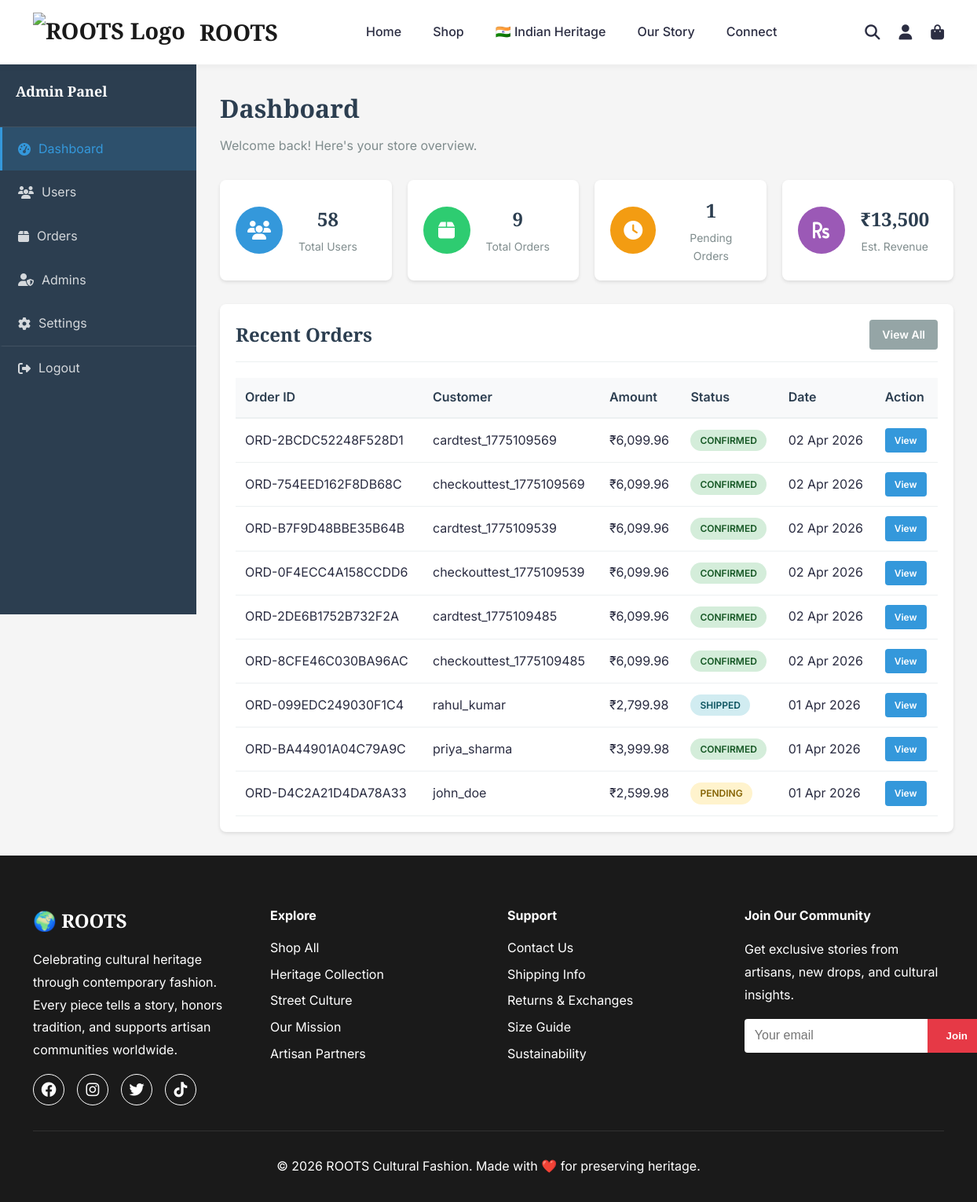
Screenshot of /admin/dashboard (signed in) with the database file from the repository.
### models/__init__.py (models this page shows, shortened)
class Order(db.Model):
    __tablename__ = 'orders'
    id = db.Column(db.Integer, primary_key=True)
    order_number = db.Column(db.String(50), unique=True, nullable=False, index=True)
    user_id = db.Column(db.Integer, db.ForeignKey('users.id'), nullable=False)
    status = db.Column(db.String(20), default='pending')
    subtotal_amount = db.Column(db.Float, nullable=False, default=0)
    discount_amount = db.Column(db.Float, default=0)
    coupon_code = db.Column(db.String(50))
    total_amount = db.Column(db.Float, nullable=False)
    shipping_address_id = db.Column(db.Integer, db.ForeignKey('addresses.id'))
    shipping_address = db.relationship('Address', foreign_keys=[shipping_address_id])
    created_at = db.Column(db.DateTime, default=lambda: datetime.now(timezone.utc))
    updated_at = db.Column(db.DateTime, default=lambda: datetime.now(timezone.utc),
                          onupdate=lambda: datetime.now(timezone.utc))
    items = db.relationship('OrderItem', backref='order', lazy='dynamic')

class User(db.Model):
    __tablename__ = 'users'
    id = db.Column(db.Integer, primary_key=True)
    email = db.Column(db.String(120), unique=True, nullable=False, index=True)
    username = db.Column(db.String(80), unique=True, nullable=False, index=True)
    password_hash = db.Column(db.String(255), nullable=False)
    first_name = db.Column(db.String(50))
    last_name = db.Column(db.String(50))
    phone = db.Column(db.String(20))
    is_active = db.Column(db.Boolean, default=True)
    is_verified = db.Column(db.Boolean, default=False)
    created_at = db.Column(db.DateTime, default=lambda: datetime.now(timezone.utc))
    updated_at = db.Column(db.DateTime, default=lambda: datetime.now(timezone.utc),
                          onupdate=lambda: datetime.now(timezone.utc))
    last_login = db.Column(db.DateTime)
    orders = db.relationship('Order', backref='user', lazy='dynamic')
    addresses = db.relationship('Address', backref='user', lazy='dynamic')

### controllers/admin_controller.py (the view)
@admin_bp.route('/dashboard')
@admin_required
def dashboard():
    from models import User, Order, db
    total_users = db.session.query(User).count()
    total_orders = db.session.query(Order).count()
    pending_orders = db.session.query(Order).filter_by(status='pending').count()
    recent_orders = OrderRepository.find_all(page=1, per_page=10)
    return render_template('admin/dashboard.html',
                         total_users=total_users,
                         total_orders=total_orders,
                         pending_orders=pending_orders,
                         recent_orders=recent_orders.items)

### app.py (called while the page is built)
@app.after_request
def add_cache_headers(response):
    if request.path.startswith('/static/'):
        response.cache_control.max_age = 2592000
        response.cache_control.public = True
    elif request.endpoint in ['home', 'shop', 'about', 'contact', 'indian_heritage', 'design_gallery']:
        response.cache_control.max_age = 3600
        response.cache_control.public = True
    return response

@app.before_request
def redirect_to_custom_domain():
    if env == 'production':
        if 'indian-heritage-fashion.onrender.com' in request.url:
            new_url = request.url.replace('indian-heritage-fashion.onrender.com', 'www.rootsfashion.in')
            return redirect(new_url, code=301)

@app.context_processor
def inject_now():
    return {'now': datetime.now(timezone.utc)}

@app.context_processor
def inject_user():
    try:
        user_info = {
            'is_authenticated': 'user_id' in session,
            'is_admin': 'admin_id' in session,
            'username': session.get('username') or session.get('admin_username'),
            'user_id': session.get('user_id'),
            'admin_id': session.get('admin_id')
        }
    except RuntimeError:
        user_info = {
            'is_authenticated': False,
            'is_admin': False,
            'username': None,
            'user_id': None,
            'admin_id': None
        }
    return {'current_user': user_info}

### repositories/__init__.py (called while the page is built)
    @staticmethod
    def find_all(page: int = 1, per_page: int = 20):
        return Order.query.order_by(Order.created_at.desc()).paginate(
            page=page, per_page=per_page, error_out=False
        )

### templates/admin/dashboard.html (shortened to what this page needs)
{% extends "base.html" %}
{% block content %}
<div class="admin-container">
    <aside class="admin-sidebar">
        <div class="sidebar-header">
            <h3>Admin Panel</h3>
        </div>
        <nav class="admin-nav">
            <a href="{{ url_for('admin.dashboard') }}" class="nav-item active">
                <i class="fas fa-tachometer-alt"></i> Dashboard
            </a>
            <a href="{{ url_for('admin.users') }}" class="nav-item">
                <i class="fas fa-users"></i> Users
            </a>
            <a href="{{ url_for('admin.orders') }}" class="nav-item">
                <i class="fas fa-box"></i> Orders
            </a>
            <a href="{{ url_for('admin.admins') }}" class="nav-item">
                <i class="fas fa-user-shield"></i> Admins
            </a>
            <a href="{{ url_for('admin.settings') }}" class="nav-item">
                <i class="fas fa-cog"></i> Settings
            </a>
            <a href="{{ url_for('auth.logout') }}" class="nav-item logout">
                <i class="fas fa-sign-out-alt"></i> Logout
            </a>
        </nav>
    </aside>
    <main class="admin-content">
        <div class="admin-header">
            <h1>Dashboard</h1>
            <p>Welcome back! Here's your store overview.</p>
        </div>
        <div class="stats-grid">
            <div class="stat-card">
                <div class="stat-icon users">
                    <i class="fas fa-users"></i>
                </div>
                <div class="stat-details">
                    <h3>{{ total_users }}</h3>
                    <p>Total Users</p>
                </div>
            </div>
            <div class="stat-card">
                <div class="stat-icon orders">
                    <i class="fas fa-box"></i>
                </div>
                <div class="stat-details">
                    <h3>{{ total_orders }}</h3>
                    <p>Total Orders</p>
                </div>
            </div>
            <div class="stat-card">
                <div class="stat-icon pending">
                    <i class="fas fa-clock"></i>
                </div>
                <div class="stat-details">
                    <h3>{{ pending_orders }}</h3>
                    <p>Pending Orders</p>
                </div>
            </div>
            <div class="stat-card">
                <div class="stat-icon revenue">
                    <i class="fas fa-rupee-sign"></i>
                </div>
                <div class="stat-details">
                    <h3>₹{{ '{:,.0f}'.format(total_orders * 1500) }}</h3>
                    <p>Est. Revenue</p>
                </div>
            </div>
        </div>
        <div class="content-section">
            <div class="section-header">
                <h2>Recent Orders</h2>
                <a href="{{ url_for('admin.orders') }}" class="btn btn-secondary">View All</a>
            </div>
            {% if recent_orders %}
            <table class="admin-table">
                <thead>
                    <tr>
                        <th>Order ID</th>
                        <th>Customer</th>
                        <th>Amount</th>
                        <th>Status</th>
                        <th>Date</th>
                        <th>Action</th>
                    </tr>
                </thead>
                <tbody>
                    {% for order in recent_orders %}
                    <tr>
                        <td>{{ order.order_number }}</td>
                        <td>{{ order.user.username }}</td>
                        <td>₹{{ '{:,.2f}'.format(order.total_amount) }}</td>
                        <td>
                            <span class="status-badge status-{{ order.status }}">
                                {{ order.status.upper() }}
                            </span>
                        </td>
                        <td>{{ order.created_at.strftime('%d %b %Y') }}</td>
                        <td>
                            <a href="{{ url_for('admin.order_detail', order_id=order.id) }}" class="btn btn-small">
                                View
                            </a>
                        </td>
                    </tr>
                    {% endfor %}
                </tbody>
            </table>
            {% else %}
            <div class="empty-state">
                <i class="fas fa-inbox"></i>
                <p>No orders yet</p>
            </div>
            {% endif %}
        </div>
    </main>
</div>
{% endblock %}

### static/css/style.css (style rules this page uses)
* { margin: 0; padding: 0; box-sizing: border-box; }
:root { --primary-color: #1a1a1a; --secondary-color: #e63946; --accent-color: #f4a261; --text-color: #2b2d42; --light-bg: #fefae0; --white: #ffffff; --gray: #8d99ae; --border-color: #edf2f4; }
body { font-family: 'Inter', 'Segoe UI', sans-serif; line-height: 1.6; color: var(--text-color); }
h1, h2, h3 { font-family: 'Playfair Display', serif; }
.btn { display: inline-block; padding: 1rem 2.5rem; text-decoration: none; border: none; cursor: pointer; font-size: 1rem; transition: all 0.3s; font-weight: 600; border-radius: 4px; }
.btn-secondary { background: var(--white); color: var(--primary-color); border: 2px solid var(--primary-color); }
.stat-card { text-align: center; padding: 2rem; }

### templates/admin/dashboard.html (style rules this page uses)
.admin-container { display: flex; min-height: calc(100vh - 100px); background: #f5f5f5; }
.admin-sidebar { width: 250px; background: #2c3e50; color: white; padding: 20px 0; position: fixed; height: calc(100vh - 100px); overflow-y: auto; }
.sidebar-header { padding: 0 20px 30px; border-bottom: 1px solid rgba(255,255,255,0.1); }
.sidebar-header h3 { margin: 0; font-size: 18px; }
.admin-nav { display: flex; flex-direction: column; }
.nav-item { padding: 15px 20px; color: rgba(255,255,255,0.8); text-decoration: none; display: flex; align-items: center; gap: 10px; transition: all 0.3s ease; border-left: 3px solid transparent; }
.nav-item.active { background: rgba(52, 152, 219, 0.2); color: #3498db; border-left-color: #3498db; }
.nav-item.logout { margin-top: auto; border-top: 1px solid rgba(255,255,255,0.1); }
.admin-content { flex: 1; margin-left: 250px; padding: 30px; }
.admin-header { margin-bottom: 30px; }
.admin-header h1 { margin: 0 0 10px; color: #2c3e50; }
.admin-header p { margin: 0; color: #7f8c8d; }
.stats-grid { display: grid; grid-template-columns: repeat(auto-fit, minmax(200px, 1fr)); gap: 20px; margin-bottom: 30px; }
.stat-card { background: white; padding: 20px; border-radius: 8px; display: flex; align-items: center; gap: 20px; box-shadow: 0 2px 4px rgba(0,0,0,0.1); }
.stat-icon { width: 60px; height: 60px; border-radius: 50%; display: flex; align-items: center; justify-content: center; font-size: 24px; color: white; }
.stat-icon.users { background: #3498db; }
.stat-icon.orders { background: #2ecc71; }
.stat-icon.pending { background: #f39c12; }
.stat-icon.revenue { background: #9b59b6; }
.stat-details h3 { margin: 0; font-size: 24px; color: #2c3e50; }
.stat-details p { margin: 5px 0 0; color: #7f8c8d; font-size: 14px; }
.content-section { background: white; padding: 20px; border-radius: 8px; box-shadow: 0 2px 4px rgba(0,0,0,0.1); }
.section-header { display: flex; justify-content: space-between; align-items: center; margin-bottom: 20px; padding-bottom: 15px; border-bottom: 1px solid #ecf0f1; }
.section-header h2 { margin: 0; color: #2c3e50; }
.admin-table { width: 100%; border-collapse: collapse; }
.admin-table thead { background: #f8f9fa; }
.admin-table th { padding: 12px; text-align: left; font-weight: 600; color: #2c3e50; border-bottom: 2px solid #ecf0f1; }
.admin-table td { padding: 12px; border-bottom: 1px solid #ecf0f1; }
.status-badge { display: inline-block; padding: 4px 12px; border-radius: 20px; font-size: 12px; font-weight: 600; }
.status-pending { background: #fff3cd; color: #856404; }
.status-confirmed { background: #d4edda; color: #155724; }
.status-shipped { background: #d1ecf1; color: #0c5460; }
.btn { padding: 8px 16px; border-radius: 4px; text-decoration: none; font-size: 14px; border: none; cursor: pointer; transition: all 0.3s ease; }
.btn-secondary { background: #95a5a6; color: white; }
.btn-small { padding: 6px 12px; font-size: 12px; background: #3498db; color: white; }

### rows the page displays
Order: order_number "ORD-2BCDC52248F528D1", user.username "cardtest_1775109569", total_amount "6,099.96", status "CONFIRMED", created_at "02 Apr 2026"
Order: order_number "ORD-754EED162F8DB68C", user.username "checkouttest_1775109569", total_amount "6,099.96", status "CONFIRMED", created_at "02 Apr 2026"
Order: order_number "ORD-B7F9D48BBE35B64B", user.username "cardtest_1775109539", total_amount "6,099.96", status "CONFIRMED", created_at "02 Apr 2026"
Order: order_number "ORD-0F4ECC4A158CCDD6", user.username "checkouttest_1775109539", total_amount "6,099.96", status "CONFIRMED", created_at "02 Apr 2026"
Order: order_number "ORD-2DE6B1752B732F2A", user.username "cardtest_1775109485", total_amount "6,099.96", status "CONFIRMED", created_at "02 Apr 2026"
Order: order_number "ORD-8CFE46C030BA96AC", user.username "checkouttest_1775109485", total_amount "6,099.96", status "CONFIRMED", created_at "02 Apr 2026"
Order: order_number "ORD-099EDC249030F1C4", user.username "rahul_kumar", total_amount "2,799.98", status "SHIPPED", created_at "01 Apr 2026"
Order: order_number "ORD-BA44901A04C79A9C", user.username "priya_sharma", total_amount "3,999.98", status "CONFIRMED", created_at "01 Apr 2026"
Order: order_number "ORD-D4C2A21D4DA78A33", user.username "john_doe", total_amount "2,599.98", status "PENDING", created_at "01 Apr 2026"

### other values shown
{{ total_users }} "58"
{{ total_orders }} "9"
{{ pending_orders }} "1"
{{ '{:,.0f}'.format(total_orders * 1500) }} "13,500"
